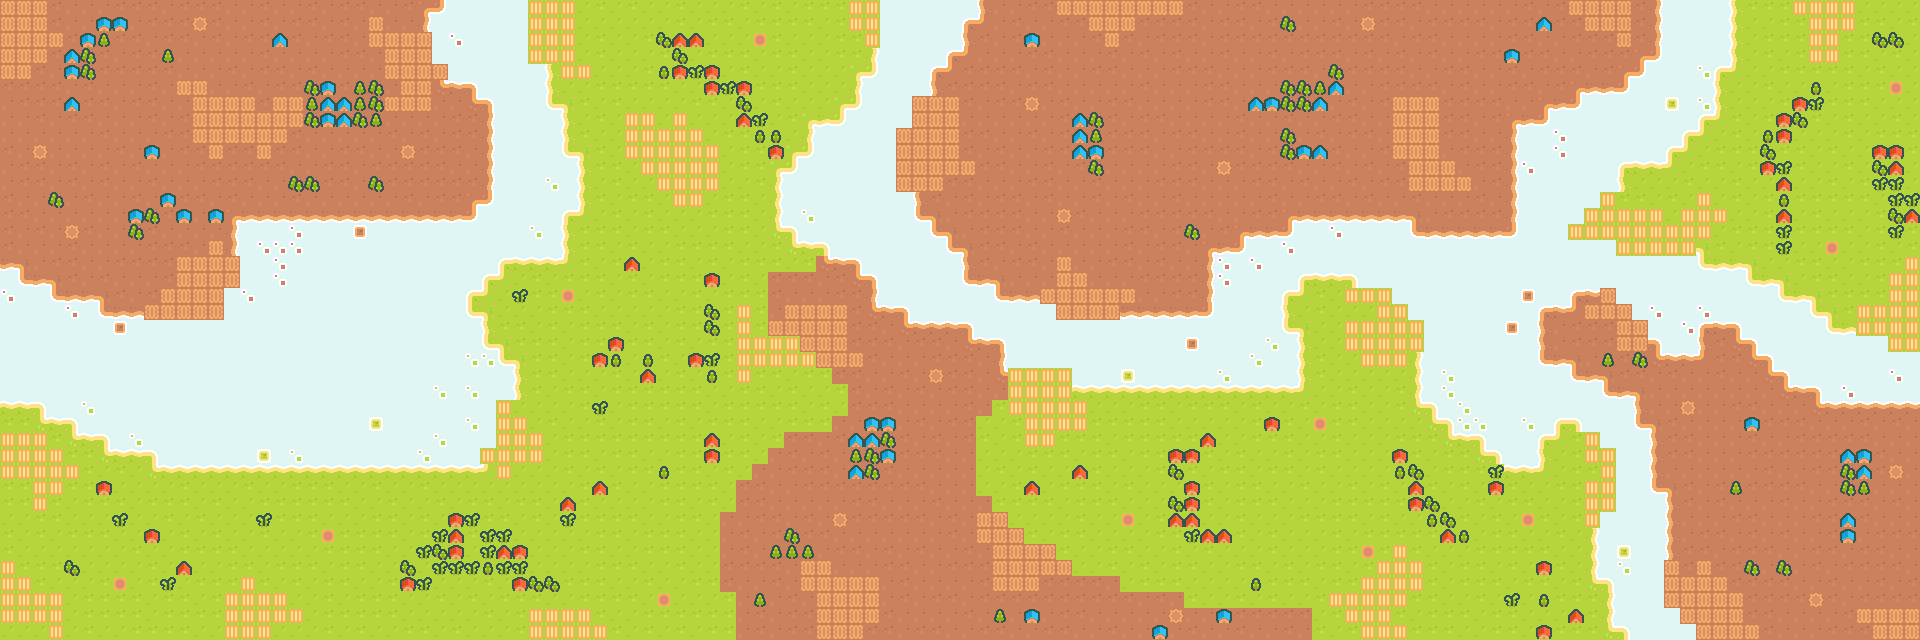

This is a level from a 2D game, rendered from its Tiled map with the project's own tilesets. A one-line summary and the map file follow, with tile-layer data summarised:
An orthogonal 120x40 tile map with 16x16 px tiles, 1 tile layer (main-layer).

<map version="1.10" tiledversion="1.10.2" orientation="orthogonal" renderorder="right-down" width="120" height="40" tilewidth="16" tileheight="16" infinite="0" nextlayerid="2" nextobjectid="1">
 <editorsettings>
  <export target="Gallery Landscape.json" format="json" />
 </editorsettings>
 <tileset firstgid="1" name="tiles_packed" tilewidth="16" tileheight="16" tilecount="120" columns="12">
  <image source="tiles_packed.png" width="192" height="160" />
 </tileset>
 <layer id="1" name="main-layer" width="120" height="40">
  <data>[4800 cells, 4800 non-empty, 46 distinct tile ids]</data>
 </layer>
</map>
